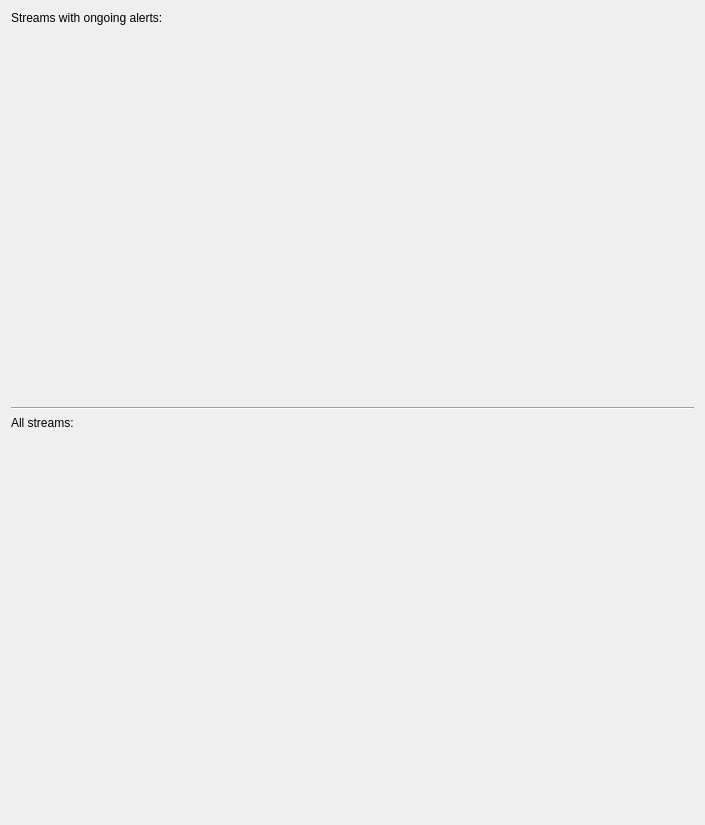
<?xml version="1.0" encoding="UTF-8"?>
<ui version="4.0">
 <class>widget</class>
 <widget class="QWidget" name="widget">
  <property name="geometry">
   <rect>
    <x>0</x>
    <y>0</y>
    <width>705</width>
    <height>825</height>
   </rect>
  </property>
  <layout class="QGridLayout" name="gridLayout_2">
   <item row="0" column="0">
    <layout class="QVBoxLayout" name="verticalLayout">
     <item>
      <widget class="QLabel" name="label">
       <property name="text">
        <string>Streams with ongoing alerts:</string>
       </property>
      </widget>
     </item>
     <item>
      <widget class="ThumbnailGridLayout" name="alert_streams_layout"/>
     </item>
     <item>
      <spacer name="verticalSpacer_2">
       <property name="orientation">
        <enum>Qt::Vertical</enum>
       </property>
       <property name="sizeHint" stdset="0">
        <size>
         <width>20</width>
         <height>40</height>
        </size>
       </property>
      </spacer>
     </item>
     <item>
      <widget class="Line" name="line">
       <property name="orientation">
        <enum>Qt::Horizontal</enum>
       </property>
      </widget>
     </item>
    </layout>
   </item>
   <item row="3" column="0">
    <layout class="QVBoxLayout" name="verticalLayout_2">
     <item>
      <widget class="QLabel" name="label_2">
       <property name="text">
        <string>All streams:</string>
       </property>
      </widget>
     </item>
     <item>
      <widget class="ThumbnailGridLayout" name="all_streams_layout"/>
     </item>
     <item>
      <spacer name="verticalSpacer">
       <property name="orientation">
        <enum>Qt::Vertical</enum>
       </property>
       <property name="sizeType">
        <enum>QSizePolicy::Expanding</enum>
       </property>
       <property name="sizeHint" stdset="0">
        <size>
         <width>20</width>
         <height>40</height>
        </size>
       </property>
      </spacer>
     </item>
    </layout>
   </item>
  </layout>
 </widget>
 <customwidgets>
  <customwidget>
   <class>ThumbnailGridLayout</class>
   <extends>QWidget</extends>
   <header>brainframe.client.ui.main_window.video_thumbnail_view.thumbnail_grid_layout.thumbnail_grid_layout</header>
  </customwidget>
 </customwidgets>
 <resources/>
 <connections>
  <connection>
   <sender>alert_streams_layout</sender>
   <signal>thumbnail_stream_clicked_signal(PyQt_PyObject)</signal>
   <receiver>widget</receiver>
   <slot>thumbnail_stream_clicked_slot(PyQt_PyObject)</slot>
   <hints>
    <hint type="sourcelabel">
     <x>222</x>
     <y>26</y>
    </hint>
    <hint type="destinationlabel">
     <x>294</x>
     <y>95</y>
    </hint>
   </hints>
  </connection>
  <connection>
   <sender>all_streams_layout</sender>
   <signal>thumbnail_stream_clicked_signal(PyQt_PyObject)</signal>
   <receiver>widget</receiver>
   <slot>thumbnail_stream_clicked_slot(PyQt_PyObject)</slot>
   <hints>
    <hint type="sourcelabel">
     <x>200</x>
     <y>50</y>
    </hint>
    <hint type="destinationlabel">
     <x>294</x>
     <y>141</y>
    </hint>
   </hints>
  </connection>
  <connection>
   <sender>all_streams_layout</sender>
   <signal>ongoing_alerts_signal(PyQt_PyObject,bool)</signal>
   <receiver>widget</receiver>
   <slot>ongoing_alerts_slot(PyQt_PyObject,bool)</slot>
   <hints>
    <hint type="sourcelabel">
     <x>119</x>
     <y>50</y>
    </hint>
    <hint type="destinationlabel">
     <x>298</x>
     <y>202</y>
    </hint>
   </hints>
  </connection>
  <connection>
   <sender>alert_streams_layout</sender>
   <signal>thumbnail_stream_clicked_signal(PyQt_PyObject)</signal>
   <receiver>all_streams_layout</receiver>
   <slot>thumbnail_stream_clicked_slot(PyQt_PyObject)</slot>
   <hints>
    <hint type="sourcelabel">
     <x>553</x>
     <y>20</y>
    </hint>
    <hint type="destinationlabel">
     <x>545</x>
     <y>40</y>
    </hint>
   </hints>
  </connection>
  <connection>
   <sender>all_streams_layout</sender>
   <signal>thumbnail_stream_clicked_signal(PyQt_PyObject)</signal>
   <receiver>alert_streams_layout</receiver>
   <slot>thumbnail_stream_clicked_slot(PyQt_PyObject)</slot>
   <hints>
    <hint type="sourcelabel">
     <x>584</x>
     <y>44</y>
    </hint>
    <hint type="destinationlabel">
     <x>590</x>
     <y>15</y>
    </hint>
   </hints>
  </connection>
 </connections>
 <slots>
  <slot>create_new_stream_slot()</slot>
  <slot>thumbnail_stream_clicked_slot(PyQt_PyObject)</slot>
  <slot>ongoing_alerts_slot(PyQt_PyObject,bool)</slot>
 </slots>
</ui>
